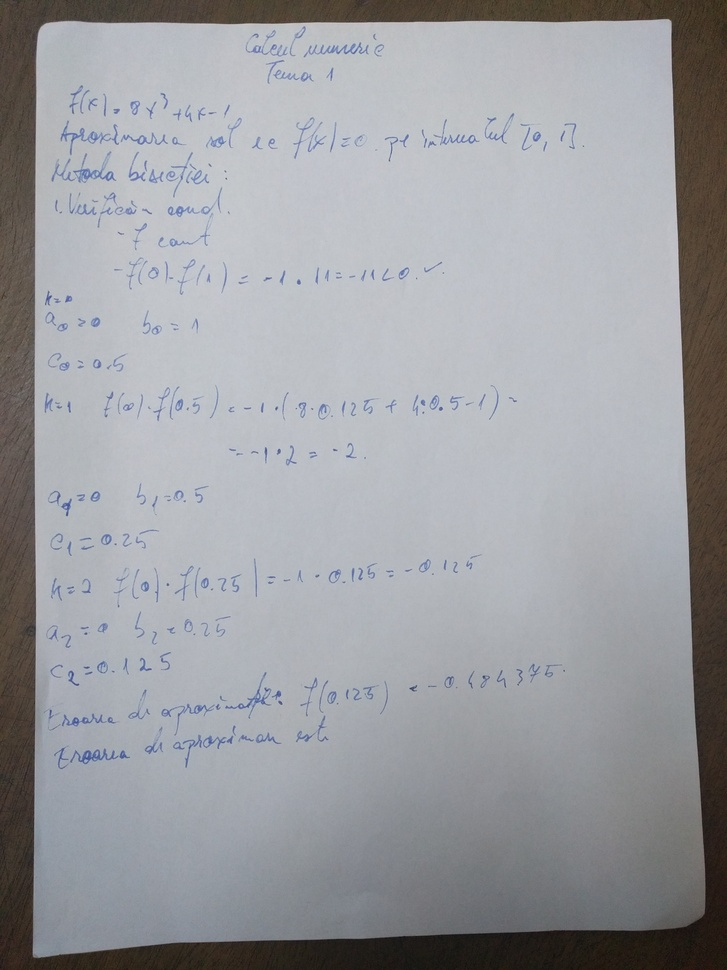
%> input picture Tema1/IMG_20170225_194601.jpg, 727 x 970 px, shrunk from 3024 x 4032 before the run
$ octave --eval "result = calculeazaEnergie(imread('Tema1/IMG_20170225_194601.jpg'));"   (GNU Octave 9; MATLAB toolbox functions it lacks are replaced by stand-ins)
%> lines starting %> are read from the running program, lines starting %| are printed output that depends on the picture
function E = calculeazaEnergie(img)
%calculeaza energia la fiecare pixel pe baza gradientului
%input: img - imaginea initiala
%output: E - energia

%urmati urmatorii pasi:
%transformati imaginea in grayscale
%folositi un filtru sobel pentru a calcula gradientul in directia x si y
%calculati magnitudiena gradientului
%E - energia = gradientul imaginii

%completati aici codul vostru

grayImg = rgb2gray(img);
ysobel = fspecial('sobel');
xsobel = ysobel';

xgradient = imfilter(double(grayImg), xsobel);
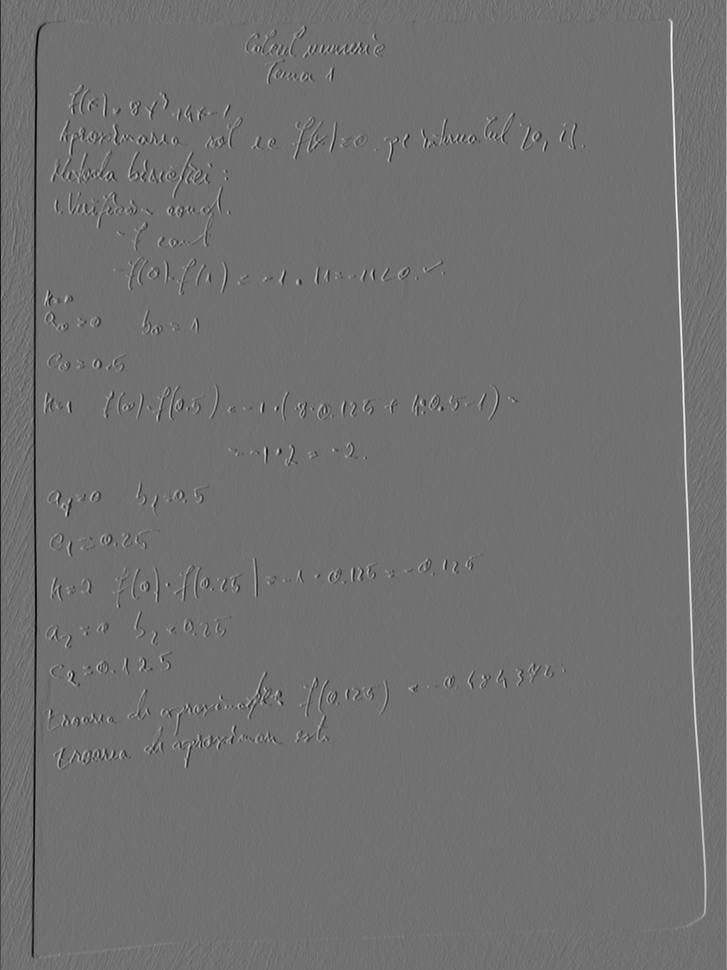
%> xgradient: size 970x727 double; min -481, max 600, mean 0.1; drawn with min black and max white
ygradient = imfilter(double(grayImg), ysobel);
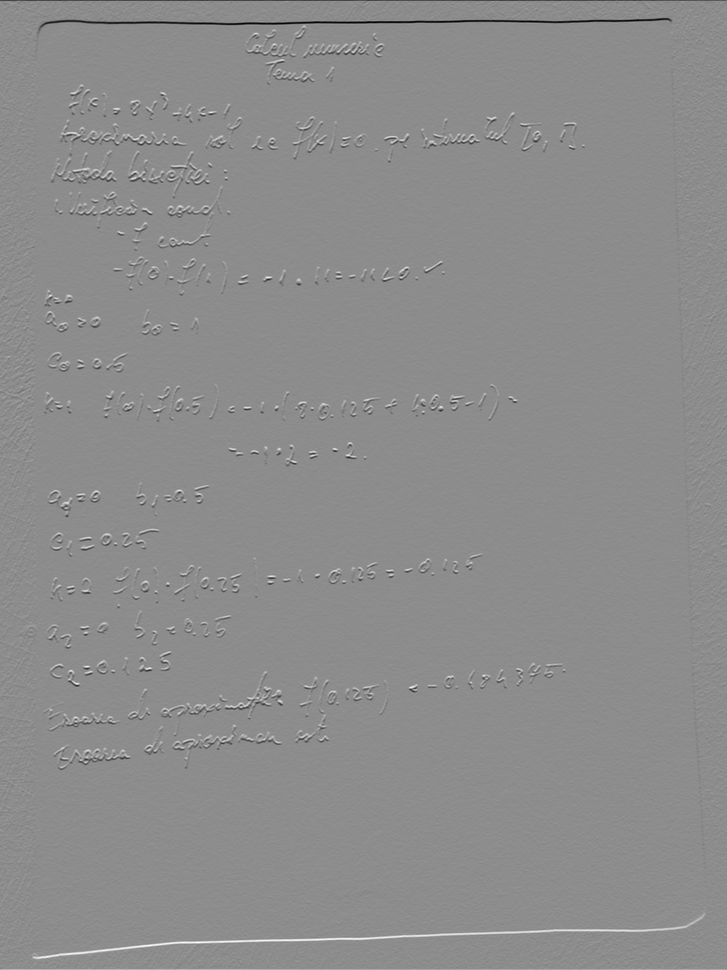
%> ygradient: size 970x727 double; min -555, max 451, mean 0.1; drawn with min black and max white

E = sqrt((xgradient.^2) + (ygradient.^2));
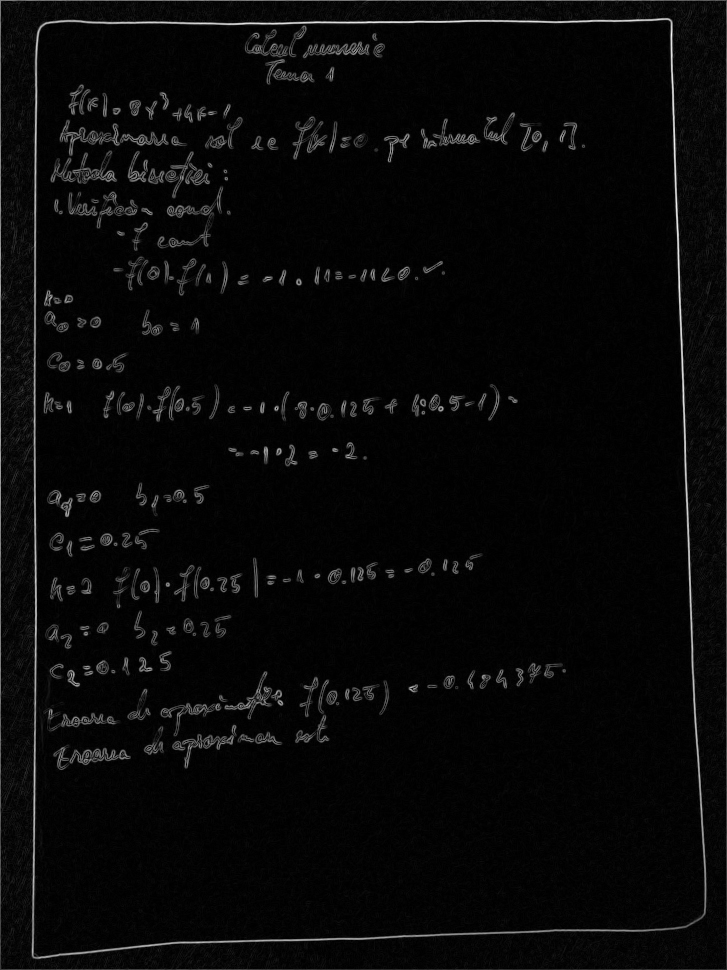
%> E: size 970x727 double; min 0, max 600, mean 20.6; drawn with min black and max white

end

$ run again, on Tema1/IMG_20170225_194607.jpg
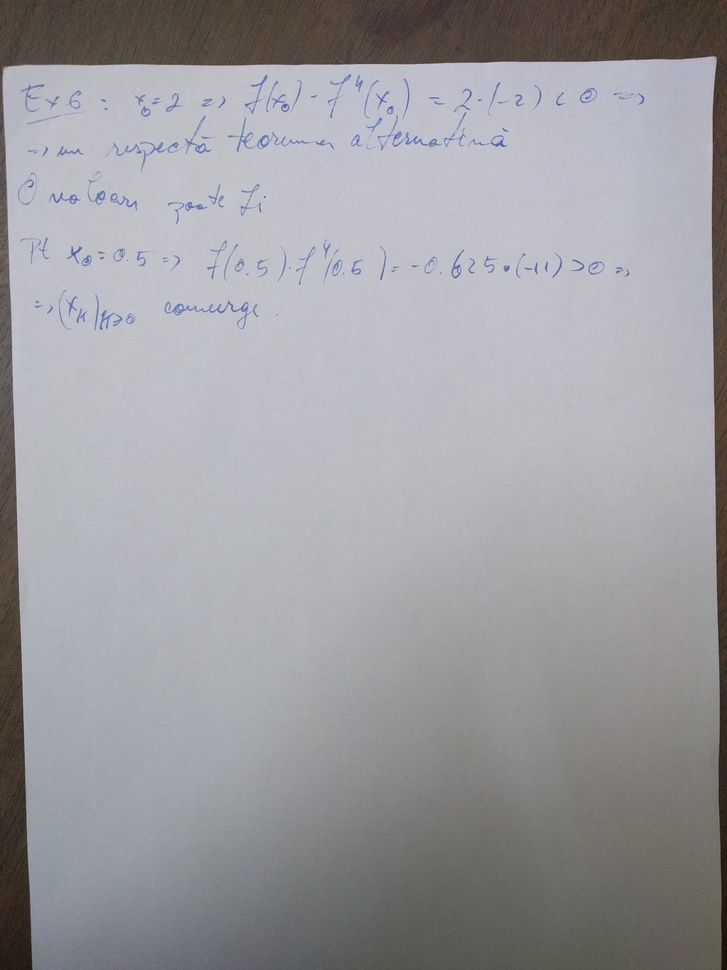
%> input picture Tema1/IMG_20170225_194607.jpg, 727 x 970 px, shrunk from 3024 x 4032 before the run
%> in calculeazaEnergie, `ygradient = imfilter(double(grayImg), ysobel);`:
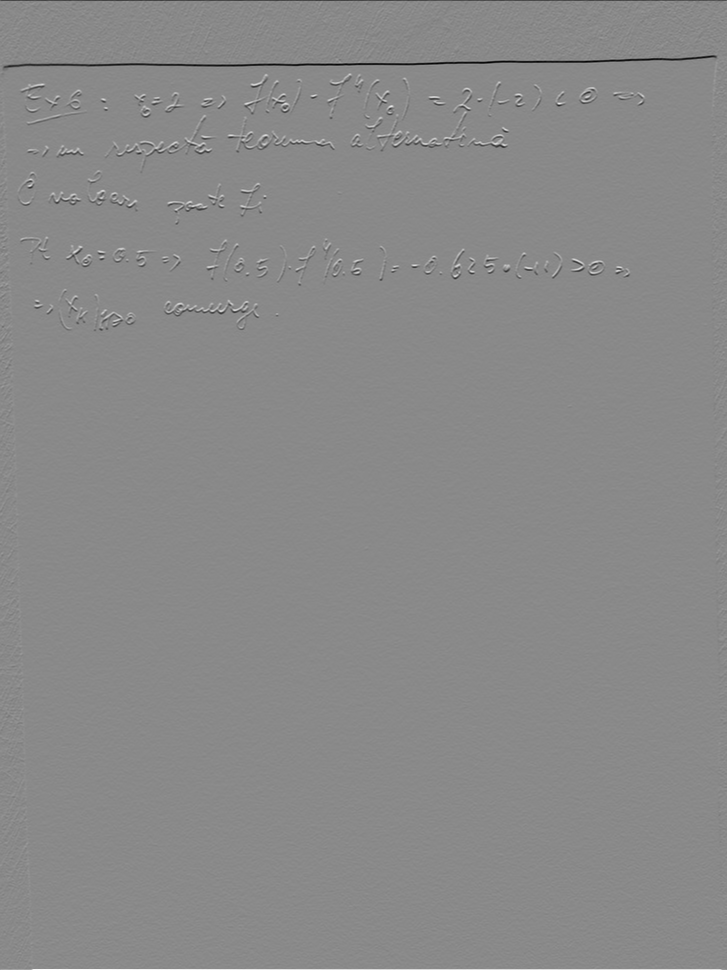
%> ygradient: size 970x727 double; min -576, max 493, mean -0.1; drawn with min black and max white
%> in calculeazaEnergie, `E = sqrt((xgradient.^2) + (ygradient.^2));`:
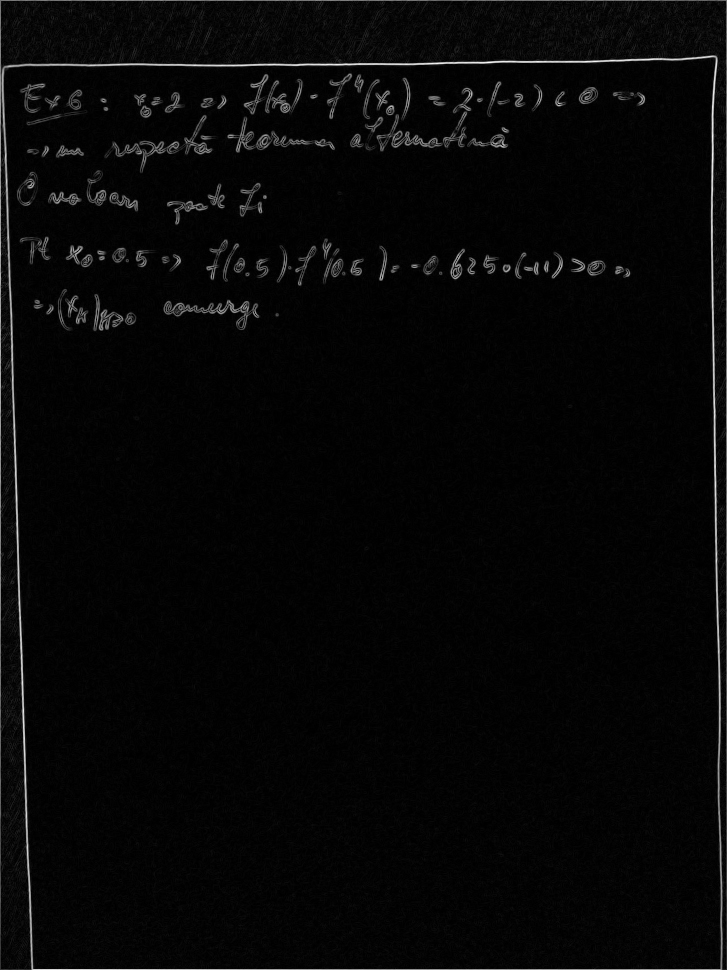
%> E: size 970x727 double; min 0, max 577.1, mean 16.6; drawn with min black and max white

$ run again, on Tema1/IMG_20170311_135115.jpg
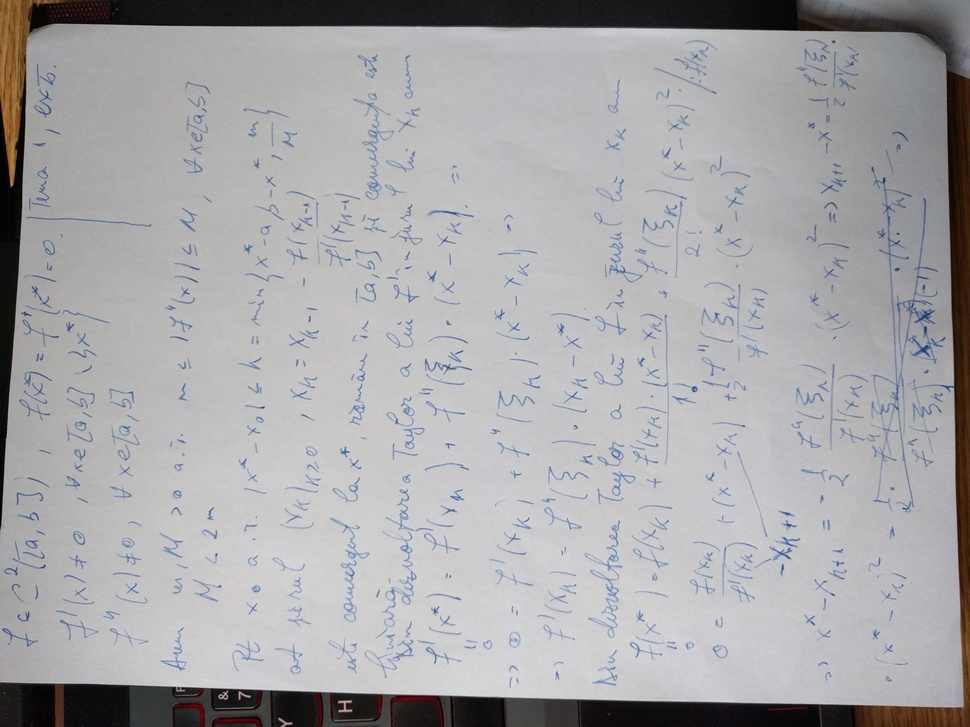
%> input picture Tema1/IMG_20170311_135115.jpg, 970 x 727 px, shrunk from 4032 x 3024 before the run
%> in calculeazaEnergie, `ygradient = imfilter(double(grayImg), ysobel);`:
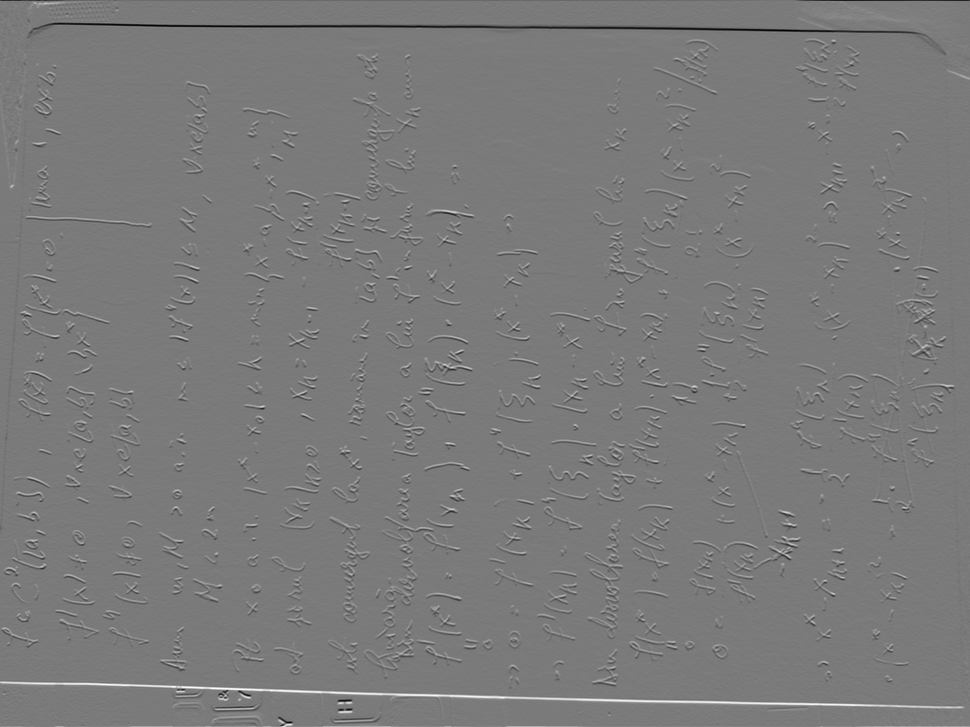
%> ygradient: size 727x970 double; min -694, max 747, mean 0.1; drawn with min black and max white
%> in calculeazaEnergie, `E = sqrt((xgradient.^2) + (ygradient.^2));`:
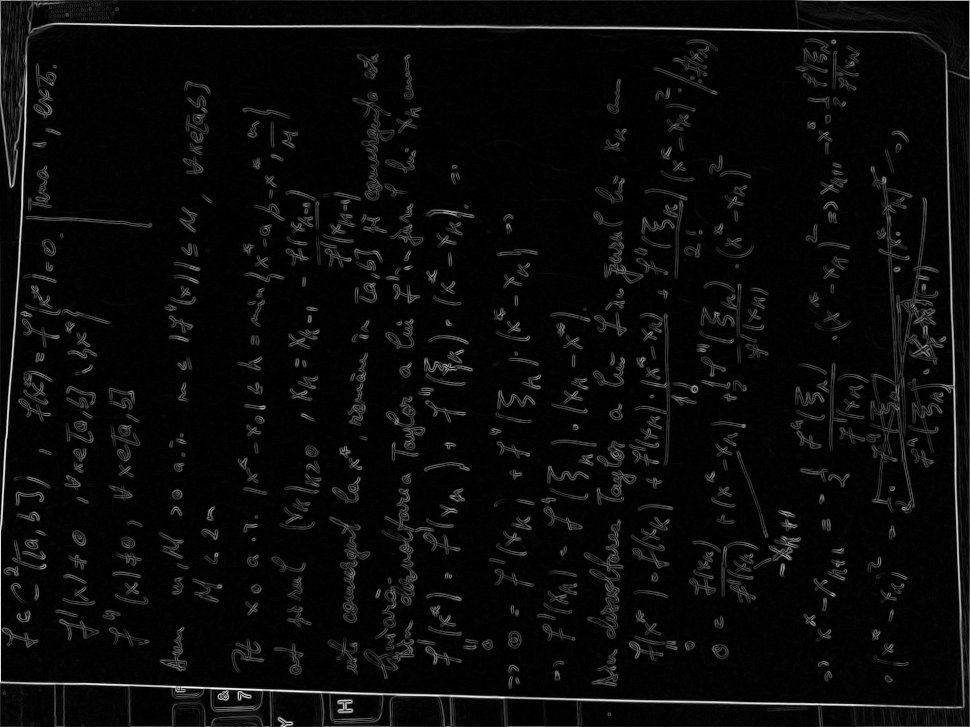
%> E: size 727x970 double; min 0, max 747.1, mean 31.6; drawn with min black and max white

$ run again, on Tema1/IMG_20170311_135122.jpg
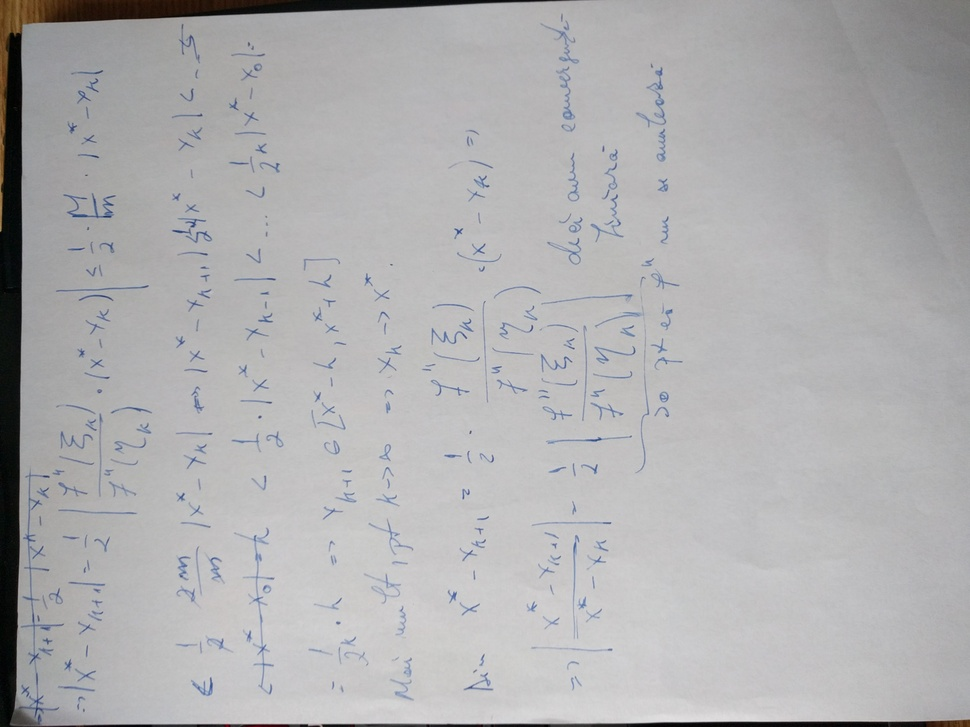
%> input picture Tema1/IMG_20170311_135122.jpg, 970 x 727 px, shrunk from 4032 x 3024 before the run
%> in calculeazaEnergie, `ygradient = imfilter(double(grayImg), ysobel);`:
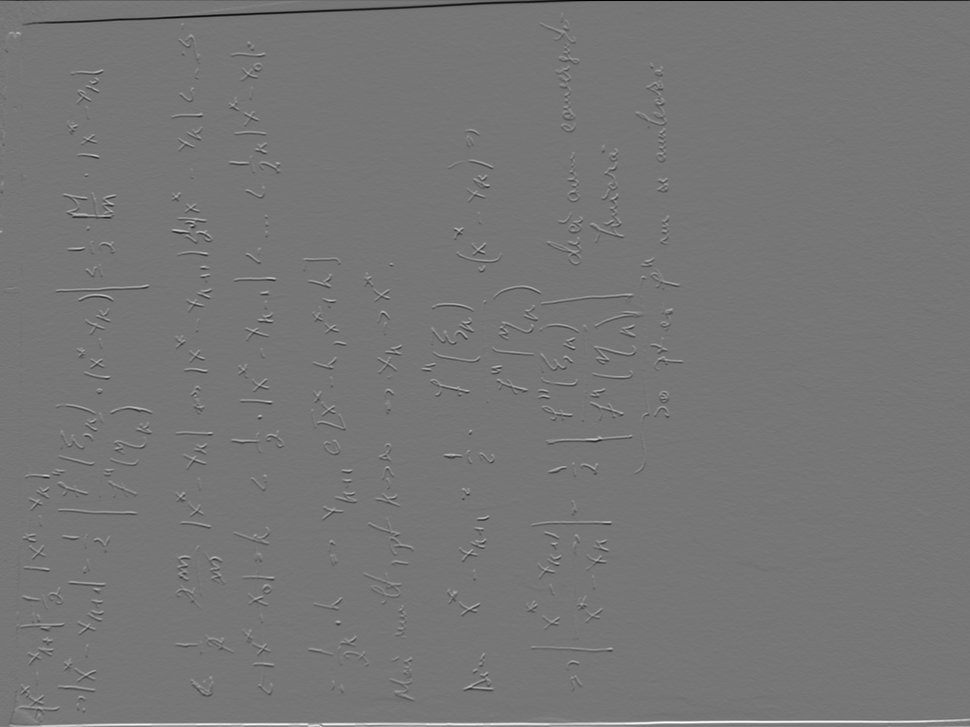
%> ygradient: size 727x970 double; min -699, max 802, mean 0.3; drawn with min black and max white
%> in calculeazaEnergie, `E = sqrt((xgradient.^2) + (ygradient.^2));`:
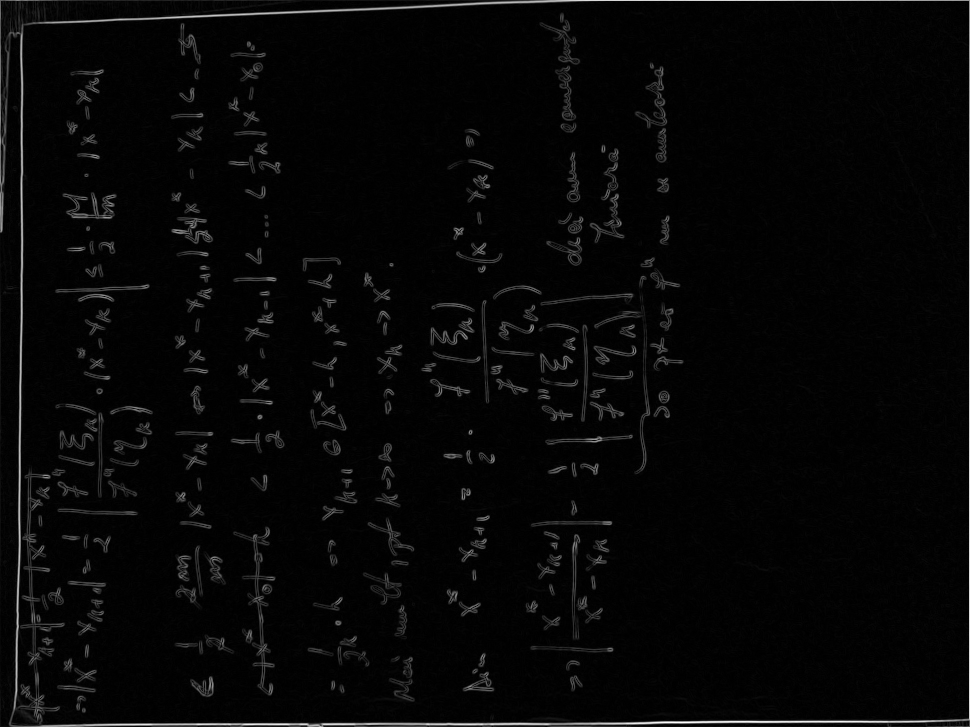
%> E: size 727x970 double; min 0, max 802.1, mean 21.9; drawn with min black and max white
